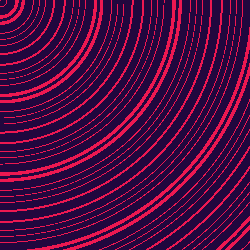
Frame 1 (no input)
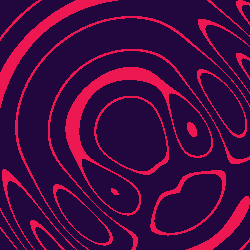
Frame 60 (the mouse pressed at the canvas centre just before this capture)
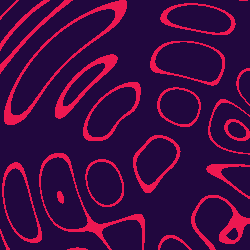
Frame 120 (the mouse held since frame 60 and released just before this capture)

The Processing sketch that drew these frames (run headless with seeded random() and noise(); from frame 60 on, the mouse is pressed at the canvas centre):

// Processing sketch: processing_184813
// ── processing_184813.pde

PVector[] points;

void setup() {
  size(250, 250);
  points = new PVector[11];
  for(int i=0; i<points.length; i++) {
    points[i] = new PVector();
  }
}

void draw() {
  float f = frameCount * 0.1;
  float d;
  int count = points.length;
  loadPixels();
  for(int x=0; x<width; x++) {
    for(int y=0; y<height; y++) {
      d = 0;
      for(int i=0; i<count; i++) {
        d += sin(dist(x, y, points[i].x, points[i].y)*0.08);        
      }
      d /= points.length;
      pixels[x+y*width] = floor(d * 15 + f) % 7 == 0 ? #ED1851 : #21073E;
    }
  }
  updatePixels();
  for(int i=0; i<points.length; i++) {
    points[i].set(width/2 + width/2 * sin(frameCount*i*0.0011) * sin(frameCount*i*0.0017), 
      width/2 + width/2 * sin(frameCount*i*0.0013) * sin(frameCount*i*0.0019));
  }
}
